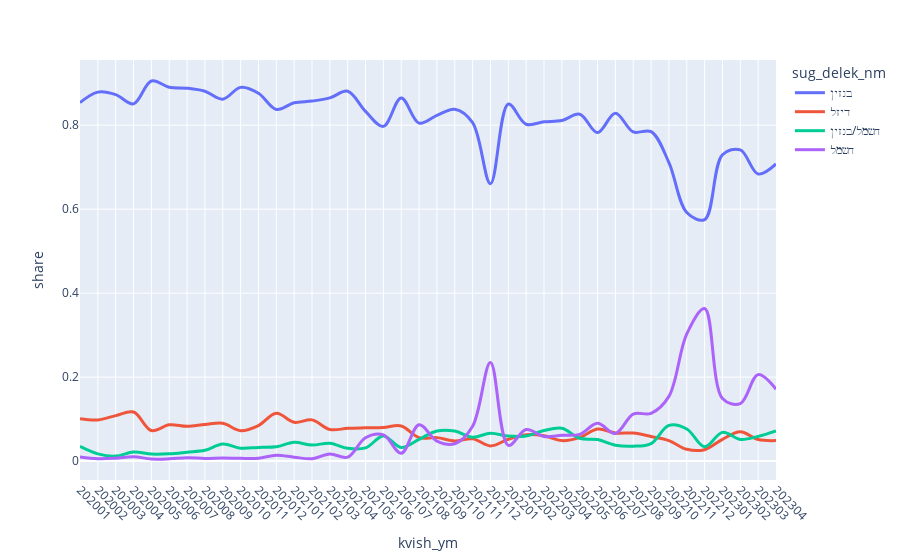

Notebook cell for this chart:
### Code cell
# Filter out rows with little data
fuel_counts=df['sug_delek_nm'].value_counts()
low_fuel_counts = fuel_counts[fuel_counts < 50000].index.to_list()

df_filtered = counts[~counts['sug_delek_nm'].isin(low_fuel_counts)]

fig = px.line(df_filtered, x='kvish_ym', y='share', color='sug_delek_nm', line_shape='spline')
fig.update_traces(line=dict(width=3))

fig.update_layout(xaxis_tickangle=45)

fig.show()

### Figure 1 — Plotly figure (JSON) as saved in the notebook; plotly's stock layout.template omitted (floating-point values rounded to 4 significant figures)
{"data": [{"hovertemplate": "sug_delek_nm=בנזין<br>kvish_ym=%{x}<br>share=%{y}<extra></extra>", "legendgroup": "בנזין", "line": {"color": "#636efa", "dash": "solid", "shape": "spline", "width": 3}, "marker": {"symbol": "circle"}, "mode": "lines", "name": "בנזין", "orientation": "v", "showlegend": true, "type": "scatter", "x": ["202001", "202002", "202003", "202004", "202005", "202006", "202007", "202008", "202009", "202010", "202011", "202012", "202101", "202102", "202103", "202104", "202105", "202106", "202107", "202108", "202109", "202110", "202111", "202112", "202201", "202202", "202203", "202204", "202205", "202206", "202207", "202208", "202209", "202210", "202211", "202212", "202301", "202302", "202303", "202304"], "xaxis": "x", "y": [0.8536, 0.8786, 0.8726, 0.8506, 0.9051, 0.8903, 0.8879, 0.8806, 0.8618, 0.8899, 0.8759, 0.8374, 0.8532, 0.8573, 0.8648, 0.8808, 0.8328, 0.7971, 0.8646, 0.8048, 0.8232, 0.8379, 0.8059, 0.6604, 0.8502, 0.8022, 0.8079, 0.8109, 0.826, 0.7822, 0.8283, 0.7837, 0.7844, 0.7109, 0.5921, 0.575, 0.7295, 0.7409, 0.6836, 0.7076], "yaxis": "y"}, {"hovertemplate": "sug_delek_nm=דיזל<br>kvish_ym=%{x}<br>share=%{y}<extra></extra>", "legendgroup": "דיזל", "line": {"color": "#EF553B", "dash": "solid", "shape": "spline", "width": 3}, "marker": {"symbol": "circle"}, "mode": "lines", "name": "דיזל", "orientation": "v", "showlegend": true, "type": "scatter", "x": ["202001", "202002", "202003", "202004", "202005", "202006", "202007", "202008", "202009", "202010", "202011", "202012", "202101", "202102", "202103", "202104", "202105", "202106", "202107", "202108", "202109", "202110", "202111", "202112", "202201", "202202", "202203", "202204", "202205", "202206", "202207", "202208", "202209", "202210", "202211", "202212", "202301", "202302", "202303", "202304"], "xaxis": "x", "y": [0.1008, 0.09809, 0.1083, 0.1169, 0.07273, 0.08642, 0.08277, 0.08702, 0.08996, 0.07238, 0.08467, 0.1139, 0.09229, 0.09813, 0.07517, 0.07794, 0.07911, 0.08008, 0.08369, 0.05576, 0.05586, 0.04778, 0.05327, 0.03606, 0.05197, 0.06256, 0.06017, 0.04875, 0.05588, 0.07625, 0.06684, 0.06663, 0.05857, 0.04891, 0.02801, 0.02718, 0.05179, 0.06985, 0.05132, 0.04887], "yaxis": "y"}, {"hovertemplate": "sug_delek_nm=חשמל/בנזין<br>kvish_ym=%{x}<br>share=%{y}<extra></extra>", "legendgroup": "חשמל/בנזין", "line": {"color": "#00cc96", "dash": "solid", "shape": "spline", "width": 3}, "marker": {"symbol": "circle"}, "mode": "lines", "name": "חשמל/בנזין", "orientation": "v", "showlegend": true, "type": "scatter", "x": ["202001", "202002", "202003", "202004", "202005", "202006", "202007", "202008", "202009", "202010", "202011", "202012", "202101", "202102", "202103", "202104", "202105", "202106", "202107", "202108", "202109", "202110", "202111", "202112", "202201", "202202", "202203", "202204", "202205", "202206", "202207", "202208", "202209", "202210", "202211", "202212", "202301", "202302", "202303", "202304"], "xaxis": "x", "y": [0.0349, 0.01715, 0.01193, 0.0215, 0.01676, 0.0174, 0.02121, 0.02563, 0.04067, 0.03073, 0.03256, 0.03387, 0.04464, 0.03808, 0.04256, 0.0303, 0.03133, 0.05966, 0.03239, 0.05186, 0.07178, 0.07156, 0.05691, 0.06638, 0.05951, 0.0597, 0.07291, 0.07818, 0.05423, 0.05121, 0.03796, 0.03549, 0.0418, 0.08502, 0.07649, 0.03408, 0.06839, 0.05163, 0.05887, 0.07194], "yaxis": "y"}, {"hovertemplate": "sug_delek_nm=חשמל<br>kvish_ym=%{x}<br>share=%{y}<extra></extra>", "legendgroup": "חשמל", "line": {"color": "#ab63fa", "dash": "solid", "shape": "spline", "width": 3}, "marker": {"symbol": "circle"}, "mode": "lines", "name": "חשמל", "orientation": "v", "showlegend": true, "type": "scatter", "x": ["202001", "202002", "202003", "202004", "202005", "202006", "202007", "202008", "202009", "202010", "202011", "202012", "202101", "202102", "202103", "202104", "202105", "202106", "202107", "202108", "202109", "202110", "202111", "202112", "202201", "202202", "202203", "202204", "202205", "202206", "202207", "202208", "202209", "202210", "202211", "202212", "202301", "202302", "202303", "202304"], "xaxis": "x", "y": [0.009844, 0.005716, 0.006997, 0.01047, 0.004971, 0.005378, 0.007999, 0.006419, 0.007287, 0.006533, 0.006821, 0.01401, 0.009298, 0.005731, 0.01704, 0.00936, 0.05567, 0.06231, 0.01846, 0.0867, 0.04777, 0.04134, 0.08293, 0.235, 0.03734, 0.07511, 0.05859, 0.06143, 0.06351, 0.08985, 0.06583, 0.112, 0.1139, 0.154, 0.3029, 0.3632, 0.1491, 0.137, 0.2059, 0.171], "yaxis": "y"}], "layout": {"legend": {"title": {"text": "sug_delek_nm"}, "tracegroupgap": 0}, "margin": {"t": 60}, "xaxis": {"anchor": "y", "domain": [0, 1], "tickangle": 45, "title": {"text": "kvish_ym"}}, "yaxis": {"anchor": "x", "domain": [0, 1], "title": {"text": "share"}}}}
